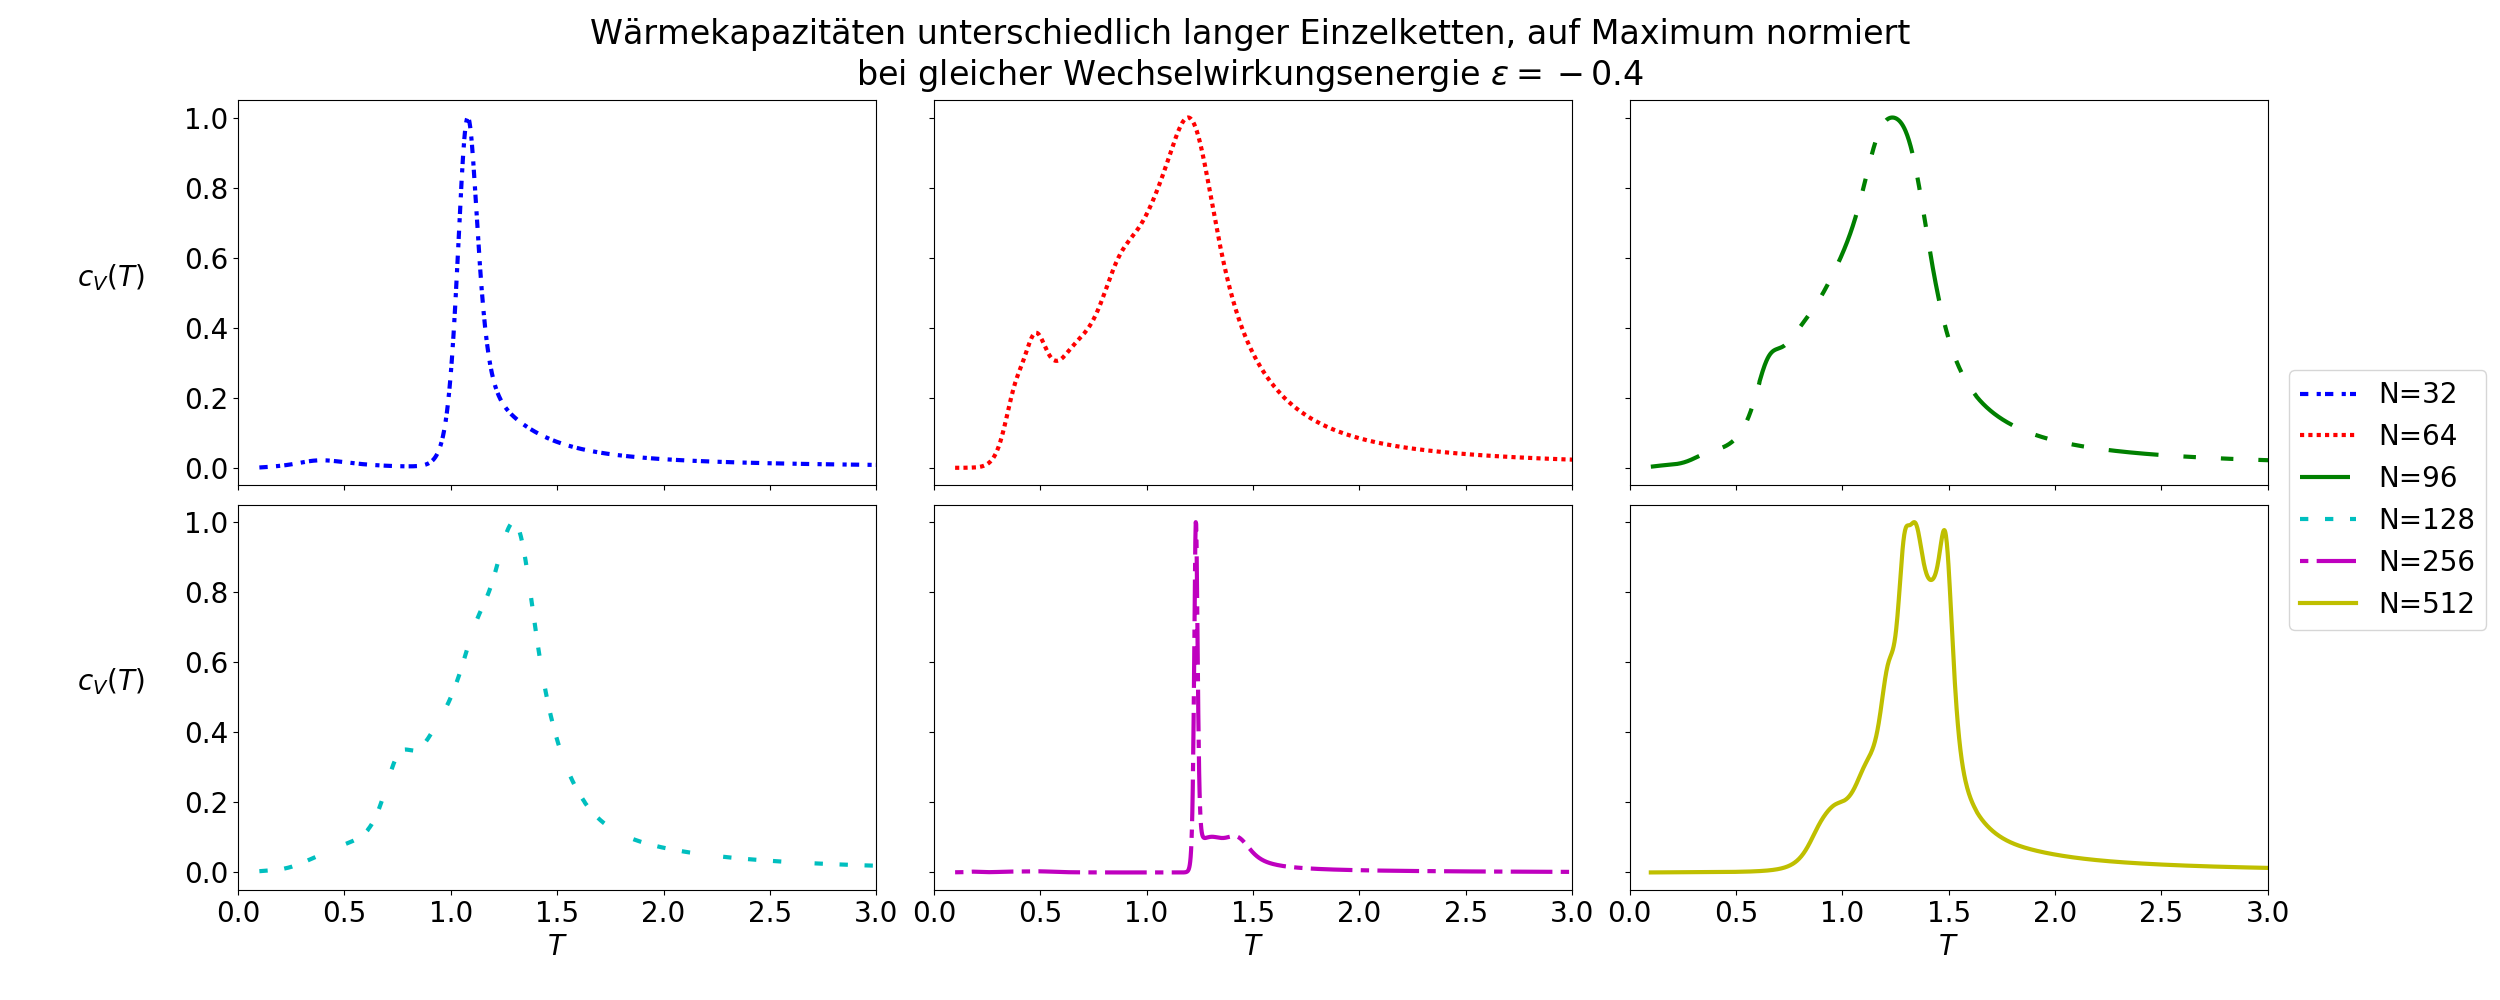

This chart was generated by the following Python code:
import numpy as np
from matplotlib import pyplot as plt
import os
import re
import sys 
import matplotlib

matplotlib.rcParams.update({'font.size': 20})

file = "cv_merged.dat"
N = np.loadtxt(file, unpack=True)[0]
cv = np.loadtxt(file, unpack=True)[2]
T = np.loadtxt(file, unpack=True)[1]
eps = np.loadtxt(file, unpack=True)[3]
k=int(0.0)

#plt.figure(figsize=(20,10))
f, axarr = plt.subplots(2,3, sharex=True, sharey=True,figsize=(25,10))
axarr = axarr.flatten()
colors = np.array(["b","r","g","c","m","y","k"])
markers = np.array(["o","v","s","+","*","p","x"])
linestyles = np.array([":","-.","--","-"])
ls_dashes = np.array([[2,2,1,1],[1,1],[12,6,3,6,3,6],[2,4,2,4,2,8],[2,2,10,2],[]])
for n in [32.0,64.0,96.0,128.0,256.0,512.0]: #später ncoh die anderen N ergänzen!
    cvplot = np.array([])
    Tplot = np.array([])
    for i in np.arange(N.size):
        #print(N[i])
        if N[i] == n and eps[i]==-0.4:
            cvplot=np.append(cvplot,cv[i])
            Tplot=np.append(Tplot,T[i])

    sort = np.argsort(Tplot)
    cvplot, Tplot = cvplot[sort], Tplot[sort]
    #plt.subplot(2,3,k+1)
    ax=axarr[k]
    for i in [3,4,5]:
        axarr[i].set_xlabel(r"$T$")
    for i in [0,3]:
        axarr[i].set_ylabel(r"$c_V(T)$",rotation=0)
        axarr[i].yaxis.set_label_coords(-0.2,0.5)
    #ax.yaxis.set_label_coords(-0.05,0.5)
   # plt.plot(Tplot,cvplot, label="N={}".format(int(n)),
   #          color=colors[k],marker=markers[k])
    ax.plot(Tplot,cvplot/cvplot.max(),alpha=1, color=colors[k],
            dashes=ls_dashes[k],label="N={}".format(int(n)),lw=3)
    ax.set_xlim(0,3)
    #plt.title(r"Zustandsdichten der linearen Kette für unterschiedliche"+ 
    #          r" Kettenlängen $N$")
    #ax.legend(prop={'size': 20})
    k+=1
f.suptitle(r"Wärmekapazitäten unterschiedlich langer Einzelketten,"+
           " auf Maximum normiert\n"+
           r"bei gleicher Wechselwirkungsenergie $\epsilon=-0.4$")
plt.subplots_adjust(wspace=0.09, hspace=0.05, top=0.9)
f.legend(loc='center right', prop={'size': 20})
plt.show()
